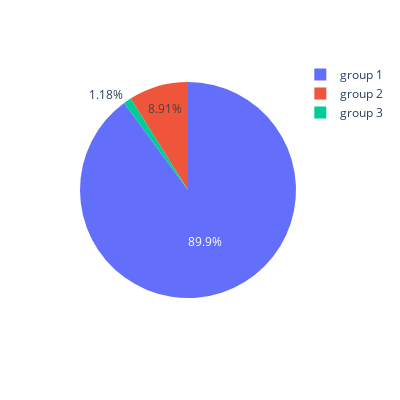
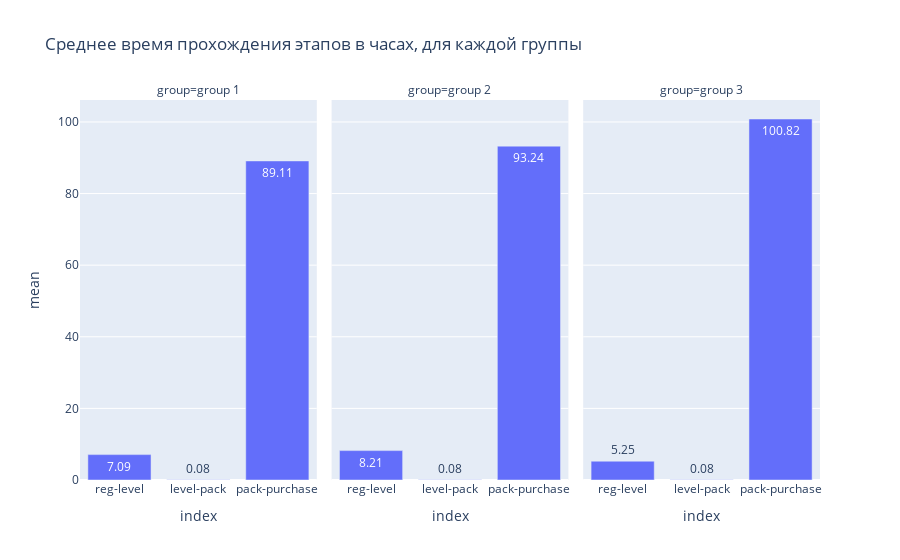

Source (notebook cell) for these figures, in order:
### Code cell
#визуализация гипотезы 1

#Распределение изначального количество пользователей по группам

fig_hip1_1 = px.pie(
    data_frame=group_all[group_all['index'] == 'reg-level'],
    names='group',
    values='users',
    height = 400,
    width = 400
)

fig_hip1_1.show('png')

#Медианное время, схоже со средним, поэтому будем использовать среднее время.

fig_hip1_2 = px.bar(
    data_frame=group_all,
    x='index',
    y='mean',
    facet_col='group',
    text='mean',
    title='Среднее время прохождения этапов в часах, для каждой группы'
)
fig_hip1_2.show('png')

#Создадим воронки для групп

fig_hip1_gr1 = go.Figure(go.Funnel(
    y=group_all[group_all['group'] == 'group 1']['index'],
    x=group_all[group_all['group'] == 'group 1']['users'],
    textinfo = "value+percent initial"
))
fig_hip1_gr1.update_layout(
    width=600,
    height=500,
    title='Group 1'
)



fig_hip1_gr2 = go.Figure(go.Funnel(
    y=group_all[group_all['group'] == 'group 2']['index'],
    x=group_all[group_all['group'] == 'group 2']['users'],
    textinfo = "value+percent initial"
))
fig_hip1_gr2.update_layout(
    width=600,
    height=500,
    title='Group 2'
)



fig_hip1_gr3 = go.Figure(go.Funnel(
    y=group_all[group_all['group'] == 'group 3']['index'],
    x=group_all[group_all['group'] == 'group 3']['users'],
    textinfo = "value+percent initial"
))
fig_hip1_gr3.update_layout(
    width=600,
    height=500,
    title='Group 3'
)



fig_hip1_gr1.show('svg')
fig_hip1_gr2.show('svg')
fig_hip1_gr3.show('svg')

### Figure 1 — Plotly figure (JSON) as saved in the notebook; plotly's stock layout.template omitted (floating-point values rounded to 4 significant figures)
{"data": [{"domain": {"x": [0, 1], "y": [0, 1]}, "hovertemplate": "group=%{label}<br>users=%{value}<extra></extra>", "labels": ["group 1", "group 2", "group 3"], "legendgroup": "", "name": "", "showlegend": true, "type": "pie", "values": [7499, 743, 98]}], "layout": {"height": 400, "legend": {"tracegroupgap": 0}, "margin": {"t": 60}, "width": 400}}

### Figure 2 — Plotly figure (JSON) as saved in the notebook; plotly's stock layout.template omitted (floating-point values rounded to 4 significant figures)
{"data": [{"alignmentgroup": "True", "hovertemplate": "group=group 1<br>index=%{x}<br>mean=%{text}<extra></extra>", "legendgroup": "", "marker": {"color": "#636efa", "pattern": {"shape": ""}}, "name": "", "offsetgroup": "", "orientation": "v", "showlegend": false, "text": [7.09, 0.08, 89.11], "textposition": "auto", "type": "bar", "x": ["reg-level", "level-pack", "pack-purchase"], "xaxis": "x", "y": [7.09, 0.08, 89.11], "yaxis": "y"}, {"alignmentgroup": "True", "hovertemplate": "group=group 2<br>index=%{x}<br>mean=%{text}<extra></extra>", "legendgroup": "", "marker": {"color": "#636efa", "pattern": {"shape": ""}}, "name": "", "offsetgroup": "", "orientation": "v", "showlegend": false, "text": [8.21, 0.08, 93.24], "textposition": "auto", "type": "bar", "x": ["reg-level", "level-pack", "pack-purchase"], "xaxis": "x2", "y": [8.21, 0.08, 93.24], "yaxis": "y2"}, {"alignmentgroup": "True", "hovertemplate": "group=group 3<br>index=%{x}<br>mean=%{text}<extra></extra>", "legendgroup": "", "marker": {"color": "#636efa", "pattern": {"shape": ""}}, "name": "", "offsetgroup": "", "orientation": "v", "showlegend": false, "text": [5.25, 0.08, 100.8], "textposition": "auto", "type": "bar", "x": ["reg-level", "level-pack", "pack-purchase"], "xaxis": "x3", "y": [5.25, 0.08, 100.8], "yaxis": "y3"}], "layout": {"annotations": [{"font": {}, "showarrow": false, "text": "group=group 1", "x": 0.16, "xanchor": "center", "xref": "paper", "y": 1, "yanchor": "bottom", "yref": "paper"}, {"font": {}, "showarrow": false, "text": "group=group 2", "x": 0.5, "xanchor": "center", "xref": "paper", "y": 1, "yanchor": "bottom", "yref": "paper"}, {"font": {}, "showarrow": false, "text": "group=group 3", "x": 0.84, "xanchor": "center", "xref": "paper", "y": 1, "yanchor": "bottom", "yref": "paper"}], "barmode": "relative", "legend": {"tracegroupgap": 0}, "title": {"text": "Среднее время прохождения этапов в часах, для каждой группы"}, "xaxis": {"anchor": "y", "domain": [0, 0.32], "title": {"text": "index"}}, "xaxis2": {"anchor": "y2", "domain": [0.34, 0.66], "matches": "x", "title": {"text": "index"}}, "xaxis3": {"anchor": "y3", "domain": [0.68, 1.0], "matches": "x", "title": {"text": "index"}}, "yaxis": {"anchor": "x", "domain": [0, 1], "title": {"text": "mean"}}, "yaxis2": {"anchor": "x2", "domain": [0, 1], "matches": "y", "showticklabels": false}, "yaxis3": {"anchor": "x3", "domain": [0, 1], "matches": "y", "showticklabels": false}}}
